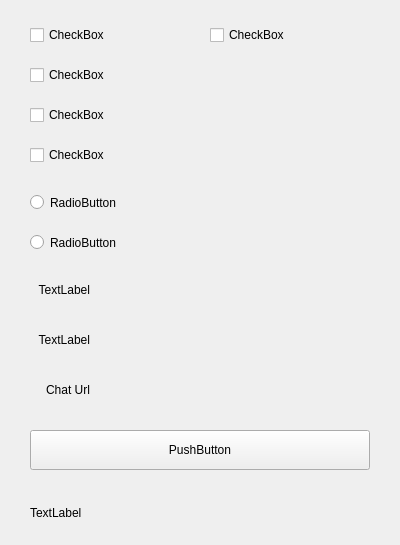
<?xml version="1.0" encoding="UTF-8"?>
<ui version="4.0">
 <class>Form</class>
 <widget class="QWidget" name="Form">
  <property name="geometry">
   <rect>
    <x>0</x>
    <y>0</y>
    <width>400</width>
    <height>545</height>
   </rect>
  </property>
  <property name="minimumSize">
   <size>
    <width>400</width>
    <height>545</height>
   </size>
  </property>
  <property name="maximumSize">
   <size>
    <width>400</width>
    <height>545</height>
   </size>
  </property>
  <property name="windowTitle">
   <string>Form</string>
  </property>
  <widget class="QCheckBox" name="ipv6CheckBox">
   <property name="geometry">
    <rect>
     <x>30</x>
     <y>20</y>
     <width>150</width>
     <height>30</height>
    </rect>
   </property>
   <property name="text">
    <string>CheckBox</string>
   </property>
  </widget>
  <widget class="QCheckBox" name="udpCheckBox">
   <property name="geometry">
    <rect>
     <x>210</x>
     <y>20</y>
     <width>150</width>
     <height>30</height>
    </rect>
   </property>
   <property name="text">
    <string>CheckBox</string>
   </property>
  </widget>
  <widget class="QCheckBox" name="proxyCheckBox">
   <property name="geometry">
    <rect>
     <x>30</x>
     <y>140</y>
     <width>150</width>
     <height>30</height>
    </rect>
   </property>
   <property name="text">
    <string>CheckBox</string>
   </property>
  </widget>
  <widget class="QRadioButton" name="httpProxyRadioButton">
   <property name="geometry">
    <rect>
     <x>30</x>
     <y>190</y>
     <width>150</width>
     <height>25</height>
    </rect>
   </property>
   <property name="text">
    <string>RadioButton</string>
   </property>
  </widget>
  <widget class="QRadioButton" name="socksProxyRadioButton">
   <property name="geometry">
    <rect>
     <x>30</x>
     <y>230</y>
     <width>150</width>
     <height>25</height>
    </rect>
   </property>
   <property name="text">
    <string>RadioButton</string>
   </property>
  </widget>
  <widget class="QCheckBox" name="lanCheckBox">
   <property name="geometry">
    <rect>
     <x>30</x>
     <y>100</y>
     <width>150</width>
     <height>30</height>
    </rect>
   </property>
   <property name="text">
    <string>CheckBox</string>
   </property>
  </widget>
  <widget class="QLabel" name="ipLabel">
   <property name="geometry">
    <rect>
     <x>30</x>
     <y>280</y>
     <width>60</width>
     <height>20</height>
    </rect>
   </property>
   <property name="text">
    <string>TextLabel</string>
   </property>
   <property name="alignment">
    <set>Qt::AlignRight|Qt::AlignTrailing|Qt::AlignVCenter</set>
   </property>
  </widget>
  <widget class="QLabel" name="portLabel">
   <property name="geometry">
    <rect>
     <x>30</x>
     <y>330</y>
     <width>60</width>
     <height>20</height>
    </rect>
   </property>
   <property name="text">
    <string>TextLabel</string>
   </property>
   <property name="alignment">
    <set>Qt::AlignRight|Qt::AlignTrailing|Qt::AlignVCenter</set>
   </property>
  </widget>
  <widget class="QLabel" name="urlLabel">
   <property name="geometry">
    <rect>
     <x>30</x>
     <y>380</y>
     <width>60</width>
     <height>20</height>
    </rect>
   </property>
   <property name="text">
    <string>Chat Url</string>
   </property>
   <property name="alignment">
    <set>Qt::AlignRight|Qt::AlignTrailing|Qt::AlignVCenter</set>
   </property>
  </widget>
  <widget class="QPushButton" name="restartCorePushButton">
   <property name="geometry">
    <rect>
     <x>30</x>
     <y>430</y>
     <width>340</width>
     <height>40</height>
    </rect>
   </property>
   <property name="text">
    <string>PushButton</string>
   </property>
  </widget>
  <widget class="QCheckBox" name="downloadNodesCheckBox">
   <property name="geometry">
    <rect>
     <x>30</x>
     <y>60</y>
     <width>340</width>
     <height>30</height>
    </rect>
   </property>
   <property name="text">
    <string>CheckBox</string>
   </property>
  </widget>
  <widget class="QLabel" name="warningLabel">
   <property name="geometry">
    <rect>
     <x>30</x>
     <y>480</y>
     <width>340</width>
     <height>65</height>
    </rect>
   </property>
   <property name="text">
    <string>TextLabel</string>
   </property>
  </widget>
 </widget>
 <resources/>
 <connections/>
</ui>
